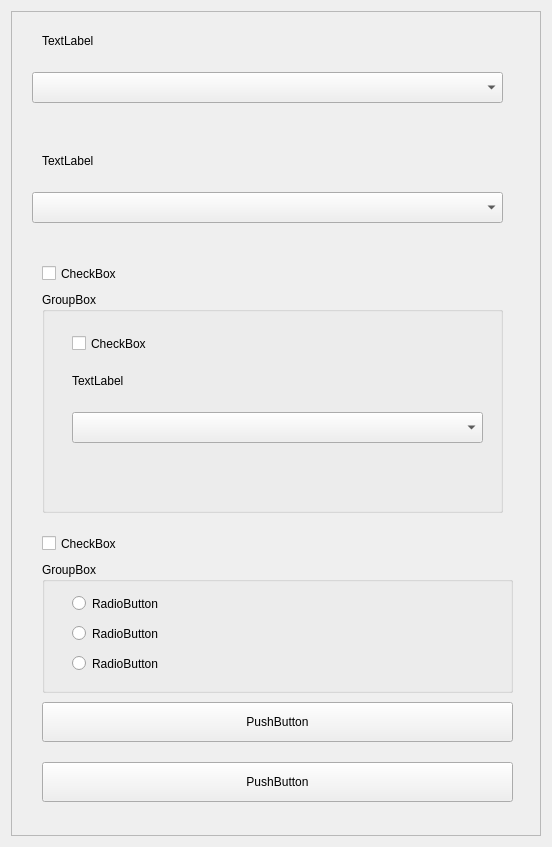
<?xml version="1.0" encoding="UTF-8"?>
<ui version="4.0">
 <class>Form</class>
 <widget class="QWidget" name="Form">
  <property name="geometry">
   <rect>
    <x>0</x>
    <y>0</y>
    <width>552</width>
    <height>847</height>
   </rect>
  </property>
  <property name="windowTitle">
   <string>Form</string>
  </property>
  <layout class="QVBoxLayout" name="verticalLayout_2">
   <item>
    <widget class="QScrollArea" name="scrollArea">
     <property name="verticalScrollBarPolicy">
      <enum>Qt::ScrollBarAsNeeded</enum>
     </property>
     <property name="widgetResizable">
      <bool>true</bool>
     </property>
     <widget class="QWidget" name="scrollAreaWidgetContents_3">
      <property name="geometry">
       <rect>
        <x>0</x>
        <y>0</y>
        <width>532</width>
        <height>827</height>
       </rect>
      </property>
      <widget class="QLabel" name="themeLabel">
       <property name="geometry">
        <rect>
         <x>30</x>
         <y>140</y>
         <width>67</width>
         <height>17</height>
        </rect>
       </property>
       <property name="text">
        <string>TextLabel</string>
       </property>
      </widget>
      <widget class="QComboBox" name="themeComboBox">
       <property name="geometry">
        <rect>
         <x>20</x>
         <y>180</y>
         <width>471</width>
         <height>31</height>
        </rect>
       </property>
      </widget>
      <widget class="QComboBox" name="languageComboBox">
       <property name="geometry">
        <rect>
         <x>20</x>
         <y>60</y>
         <width>471</width>
         <height>31</height>
        </rect>
       </property>
      </widget>
      <widget class="QLabel" name="languageLabel">
       <property name="geometry">
        <rect>
         <x>30</x>
         <y>20</y>
         <width>67</width>
         <height>17</height>
        </rect>
       </property>
       <property name="text">
        <string>TextLabel</string>
       </property>
      </widget>
      <!--
      <widget class="QCheckBox" name="mirrorModeCheckBox">
       <property name="geometry">
        <rect>
         <x>30</x>
         <y>220</y>
         <width>461</width>
         <height>23</height>
        </rect>
       </property>
       <property name="text">
        <string>CheckBox</string>
       </property>
      </widget>
-->
      <widget class="QGroupBox" name="smileysGroupBox">
       <property name="geometry">
        <rect>
         <x>30</x>
         <y>280</y>
         <width>461</width>
         <height>221</height>
        </rect>
       </property>
       <property name="title">
        <string>GroupBox</string>
       </property>
       <widget class="QCheckBox" name="smileysCheckBox">
        <property name="geometry">
         <rect>
          <x>30</x>
          <y>40</y>
          <width>92</width>
          <height>23</height>
         </rect>
        </property>
        <property name="text">
         <string>CheckBox</string>
        </property>
       </widget>
       <widget class="QLabel" name="smileysPackLabel">
        <property name="geometry">
         <rect>
          <x>30</x>
          <y>80</y>
          <width>411</width>
          <height>17</height>
         </rect>
        </property>
        <property name="text">
         <string>TextLabel</string>
        </property>
       </widget>
       <widget class="QComboBox" name="smileysPackComboBox">
        <property name="geometry">
         <rect>
          <x>30</x>
          <y>120</y>
          <width>411</width>
          <height>31</height>
         </rect>
        </property>
       </widget>
      </widget>
      <widget class="QCheckBox" name="compactModeCheckBox">
       <property name="geometry">
        <rect>
         <x>30</x>
         <y>250</y>
         <width>461</width>
         <height>23</height>
        </rect>
       </property>
       <property name="text">
        <string>CheckBox</string>
       </property>
      </widget>
      <widget class="QPushButton" name="importStickersPushButton">
       <property name="geometry">
        <rect>
         <x>30</x>
         <y>750</y>
         <width>471</width>
         <height>40</height>
        </rect>
       </property>
       <property name="text">
        <string>PushButton</string>
       </property>
      </widget>
      <widget class="QPushButton" name="importSmileysPushButton">
       <property name="geometry">
        <rect>
         <x>30</x>
         <y>690</y>
         <width>471</width>
         <height>40</height>
        </rect>
       </property>
       <property name="text">
        <string>PushButton</string>
       </property>
      </widget>
      <widget class="QCheckBox" name="showAvatarsCheckBox">
       <property name="geometry">
        <rect>
         <x>30</x>
         <y>520</y>
         <width>461</width>
         <height>23</height>
        </rect>
       </property>
       <property name="text">
        <string>CheckBox</string>
       </property>
      </widget>
      <widget class="QGroupBox" name="appClosingGroupBox">
       <property name="geometry">
        <rect>
         <x>30</x>
         <y>550</y>
         <width>471</width>
         <height>131</height>
        </rect>
       </property>
       <property name="title">
        <string>GroupBox</string>
       </property>
       <widget class="QRadioButton" name="closeRadioButton">
        <property name="geometry">
         <rect>
          <x>30</x>
          <y>30</y>
          <width>421</width>
          <height>23</height>
         </rect>
        </property>
        <property name="text">
         <string>RadioButton</string>
        </property>
       </widget>
       <widget class="QRadioButton" name="hideRadioButton">
        <property name="geometry">
         <rect>
          <x>30</x>
          <y>60</y>
          <width>431</width>
          <height>23</height>
         </rect>
        </property>
        <property name="text">
         <string>RadioButton</string>
        </property>
       </widget>
       <widget class="QRadioButton" name="closeToTrayRadioButton">
        <property name="geometry">
         <rect>
          <x>30</x>
          <y>90</y>
          <width>421</width>
          <height>23</height>
         </rect>
        </property>
        <property name="text">
         <string>RadioButton</string>
        </property>
       </widget>
      </widget>
     </widget>
    </widget>
   </item>
  </layout>
 </widget>
 <resources/>
 <connections/>
</ui>
